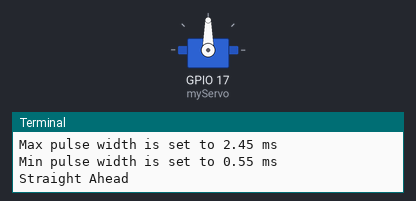
Simulated run of this program. Board: Raspberry Pi (BCM pin numbers). On the bench: servo, the last lines printed to the terminal. Servo angles are drawn from the pulse width (0.5 ms = 0°, 2.5 ms = 180°).

Above: at 0.05 s.
At 9.95 s:
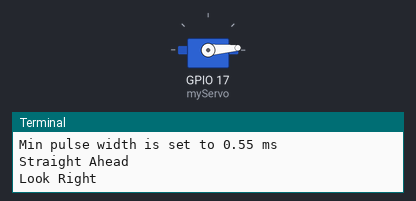
At 19.95 s:
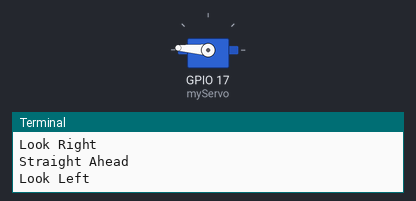
Timing chart, 0 to 26.0 s (numbered marks = the images above):
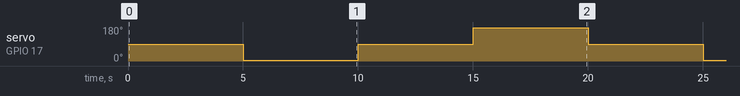

Measured:
- by itself, servo on GPIO 17 (myServo): repeats every 20.0 s: 90° 5.0 s, 176° 5.0 s, 90° 5.0 s, 4° 5.0 s

The program:

calibrateservo2.py
```python
#!/usr/bin/python
#--------------------------------------
#    ___  ___  _ ____
#   / _ \/ _ \(_) __/__  __ __
#  / , _/ ___/ /\ \/ _ \/ // /
# /_/|_/_/  /_/___/ .__/\_, /
#                /_/   /___/
#
#           servo2.py
# Basic example script to control a servo
# connected to GPIO17 using the Gpiozero library.
# Allows tweaking of pulse widths to get the full
# range of movement.
#
# Use CTRL-C to break out of While loop.
#
# Author : Matt Hawkins
# Date   : 20/01/2018
#
# https://www.raspberrypi-spy.co.uk/tag/servo/
#
#--------------------------------------
from gpiozero import Servo
from time import sleep

myGPIO=17

# Min and Max pulse widths converted into milliseconds
# To increase range of movement:
#   increase maxPW from default of 2.0
#   decrease minPW from default of 1.0
# Change myCorrection using increments of 0.05 and
# check the value works with your servo.
myCorrection=0.45
maxPW=(2.0+myCorrection)/1000
minPW=(1.0-myCorrection)/1000

myServo = Servo(myGPIO,min_pulse_width=minPW,max_pulse_width=maxPW)

print("Using GPIO17")
print("Max pulse width is set to 2.45 ms")
print("Min pulse width is set to 0.55 ms")

while True:
  myServo.mid()
  print("Straight Ahead")
  sleep(5)
  myServo.min()
  print("Look Right")
  sleep(5)
  myServo.mid()
  print("Straight Ahead")
  sleep(5)
  myServo.max()
  print("Look Left")
  sleep(5)
```
